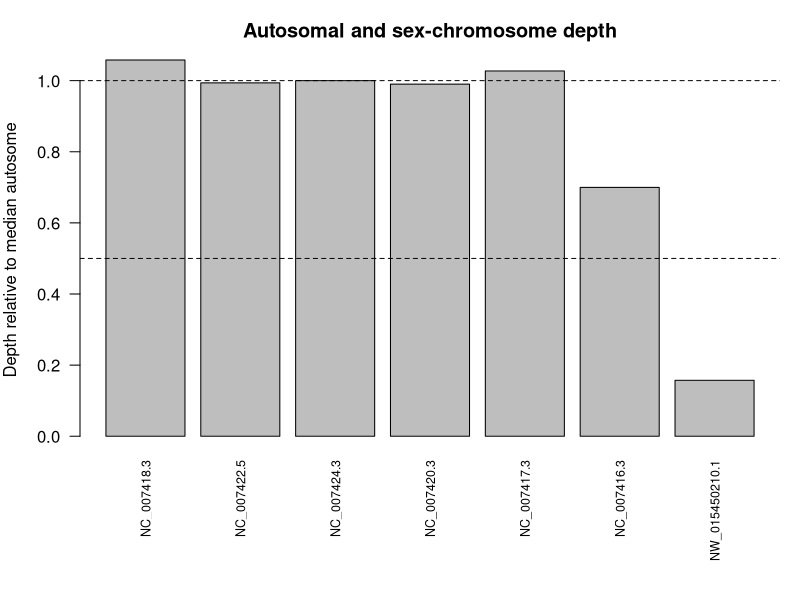

Here is the R script that generated this plot:
# Sex-chromosome dosage from whole-genome DNA read depth
# Input: Samtools coverage TSV + student chromosome labels
cov <- read.delim("chromosome_coverage.tsv", comment.char = "",
                  check.names = FALSE, stringsAsFactors = FALSE)
names(cov)[1] <- "rname"  # Accepts the '#rname' header
if (!"meandepth" %in% names(cov)) stop("Missing meandepth column")

key <- read.csv("chromosome_groups.csv", stringsAsFactors = FALSE)
if (!all(c("rname", "group") %in% names(key))) stop("Bad key columns")
key$rname <- trimws(key$rname)
key$group <- toupper(trimws(key$group))
if (anyDuplicated(key$rname)) stop("Repeated rname in key file")
if (!all(key$group %in% c("A", "X", "Y", "Z", "W")))
  stop("Use only A, X, Y, Z or W in the group column")

x <- merge(key, cov[, c("rname", "meandepth")],
           by = "rname", all.x = TRUE, sort = FALSE)
x$meandepth <- suppressWarnings(as.numeric(x$meandepth))
if (anyNA(x$meandepth)) stop("Missing depths: check rname matches")
if (any(x$meandepth < 0)) stop("Negative depth is not valid")
if (sum(x$group == "A") < 5) stop("Label at least 5 autosomes")
if ("X" %in% x$group && "Z" %in% x$group)
  stop("Choose either an XY or a ZW species, not both")

if (sum(x$group == "X") == 1 && !any(x$group == "Z")) {
  target <- "X"; one_copy <- "XY-like"; two_copies <- "XX-like"
} else if (sum(x$group == "Z") == 1 && !any(x$group == "X")) {
  target <- "Z"; one_copy <- "ZW-like"; two_copies <- "ZZ-like"
} else stop("Label exactly one X or exactly one Z chromosome")

A <- median(x$meandepth[x$group == "A"])
if (!is.finite(A) || A <= 0) stop("No usable autosomal coverage")
x$relative_depth <- x$meandepth / A
ratio <- x$relative_depth[x$group == target]
call <- if (ratio >= 0.80) two_copies else if (ratio <= 0.65) one_copy else "Ambiguous"
if (A < 1) call <- "Inconclusive: very low autosomal depth"

# Additional Y or W evidence can support, but not prove, a call
partner <- if (target == "X") "Y" else "W"
partner_ratio <- if (partner %in% x$group)
  x$relative_depth[x$group == partner][1] else NA_real_

# Export results and a simple, reproducible figure
dir.create("results", showWarnings = FALSE)
write.csv(x, "results/chromosome_relative_depth.csv", row.names = FALSE)
png("results/chromosome_depth.png", width = 1000, height = 580)
par(mar = c(8, 4, 3, 1))
barplot(x$relative_depth, names.arg = x$rname, las = 2,
        ylab = "Depth relative to median autosome",
        main = "Autosomal and sex-chromosome depth", cex.names = 0.75)
abline(h = c(0.5, 1.0), lty = 2)
dev.off()

summary <- c(paste("Median autosome depth:", round(A, 3)),
             paste(target, "/ A ratio:", round(ratio, 3)),
             paste(partner, "/ A ratio:", round(partner_ratio, 3)),
             paste("Dosage interpretation:", call),
             "Compare with BioSample sex and discuss limitations.")
writeLines(summary, "results/sex_inference.txt")
cat(paste(summary, collapse = "\n"), "\n")
